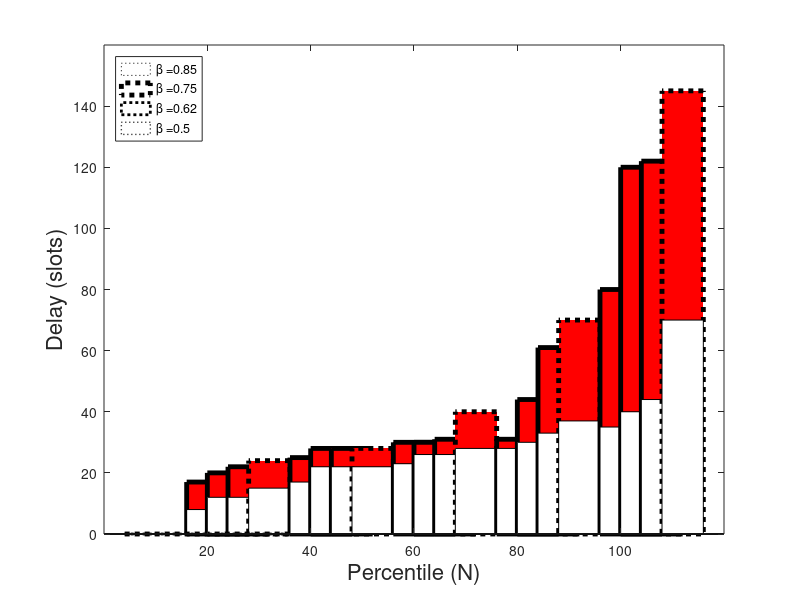

MATLAB code to generate this figure: (Note: this script raises an error after producing the figure.)
% Group data for clients and their fathers
%high load delay here so it is the father


data1_new = [17,20,22,24]; %0.85
data2_new = [25,28,28,28];
data3_new = [30,30,31,40];
data4_new = [31,44,61,70];
data5_new=[80,120,122,145];

data1 = [8,12,12,15];
data2 = [17,22,22,22];
data3 = [23,26,26,28];
data4 = [28,30,33,37];
data5=[35,40,44,70];
% X-axis labels (categories)
categories = {'20', '40', '60','80','100'};


categories = {'20', '40', '60','80','100'};
clientData = [data1; data2; data3;data4;data5];
fatherData = [data1_new; data2_new; data3_new;data4_new;data5_new];

% Define standard colors for the bars
clientColors = {'w', 'w', 'w','w'};
fatherColors = {'r', 'r', 'r','r'};
% Create the grouped bar plot
figure;

% Initialize an array to store the legends
legends = cell(1, 4);
x = 1:numel(categories);
widths=[0.1,3.5,2,1];
styles=['-' , '--' , ':' , '-.'];
barWidth=0.2;
for i = 1:numel(categories)
    xPosition = x(i);
    
    % Plot bars for clients
    for j = 1:4
        clientValue = clientData(i, j);
        fatherValue = fatherData(i, j);
        
        
        
        % Set the legend labels for the client part
        
        
        % Plot the difference (father's part) with a different color
        bar(xPosition + (j - 1) * barWidth, fatherValue, barWidth, 'FaceColor', fatherColors{j},'LineStyle', styles(j),'LineWidth', 3.5);
        %h = bar(xPosition + (j - 1) * barWidth, fatherValue, barWidth, 'FaceColor', 'none', 'EdgeColor', 'k', 'EdgePattern', [5 5]);
        if(i==j)
            legends{i} = ['Client ' num2str(i)];
            %legends{j} = ['Client ' num2str(j) ' (' clientColors{j} ' Color)'];
        end
        hold on;
        % Plot the bar for the client with its respective color
        bar(xPosition + (j - 1) * barWidth, clientValue, barWidth, 'FaceColor', clientColors{j},'LineWidth',0.1);
        
        hold on;
    end
    
end

% Set labels and a custom legend
xlabel('Percentile (N)', 'fontsize', 16)
%ylabel('Overhead (kbps)', 'fontsize', 16);
set(gca,'YTick',0:20:150)
set(gca,'YTickLabel',0:20:150)
ylabel('Delay (slots)', 'fontsize', 16);
set(gca, 'XTick', x);
set(gca, 'XTickLabel', categories);

% Create a custom legend with only the client labels
h = zeros(1, 4);
legendMarkers = cell(1, 4);
betas=[0.85,0.75,0.62,0.5];
for i = 1:4
    h(i) = bar(NaN);
    legendMarkers{i} = ['\beta =' num2str(betas(i))];
    set(h(i), 'FaceColor', clientColors{i},'LineStyle', ':','LineWidth', widths(i));
end
legend(h, legendMarkers, 'Location', 'northwest');
set(lgd, 'FontSize', 14);
legend boxoff
%print -f -depsc -tiff confinterval_delays_new.eps
